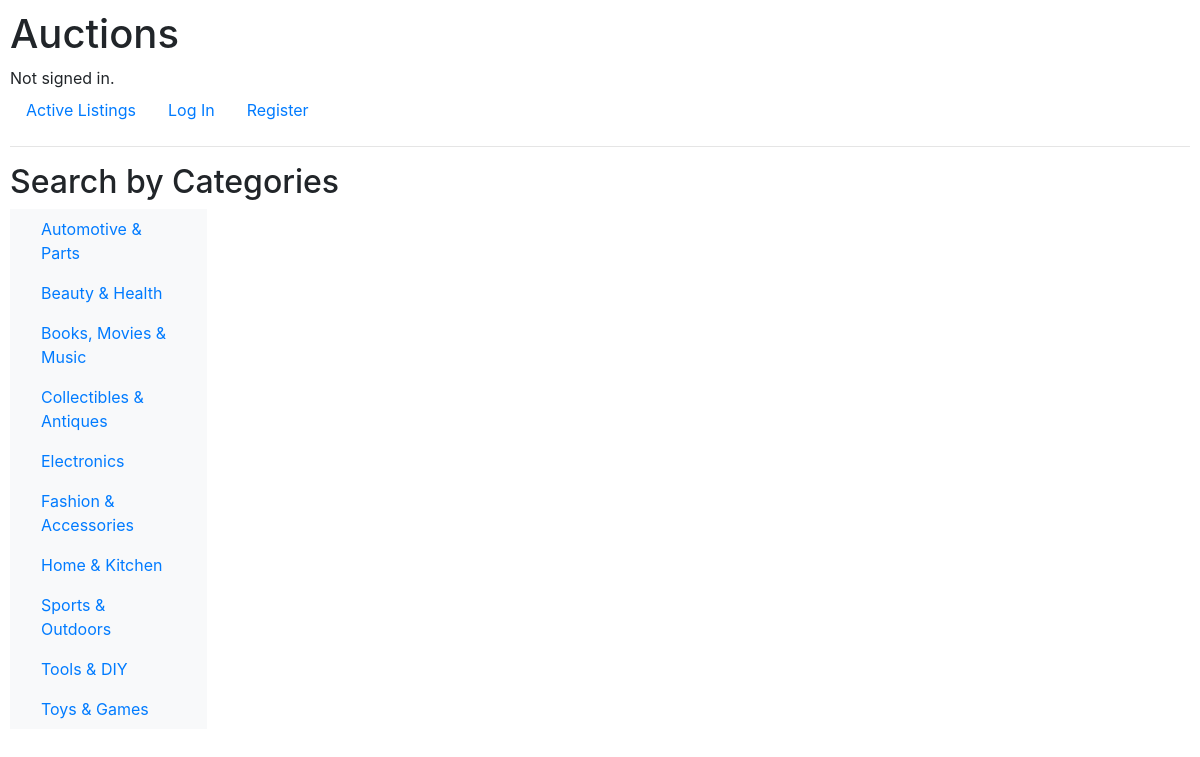
The page /categories on the database its author committed.
### auctions/models.py (models this page shows)
class AuctionCategories(models.Model):
    id = models.UUIDField(default=uuid.uuid4, primary_key=True, editable=False)
    category = models.CharField(max_length=100, unique=True)
    class Meta:
        ordering = ["category"]
    def __str__(self):
        return self.category

### auctions/views.py (the view)
# urls.py: path("categories", views.search_by_category, name="categories"),
def search_by_category(request):
    categories = AuctionCategories.objects.all()
    return render(request, "auctions/categories.html", {"categories": categories})

### auctions/templates/auctions/categories.html
{% extends 'auctions/index.html' %}
{% block body %}
  <h2>Search by Categories</h2>
  <div class="container-fluid">
    <div class="row">
      <nav id="sidebar" class="col-md-3 col-lg-2 d-md-block bg-light sidebar">
        <div class="position-sticky">
          <ul class="nav flex-column">
            {% for category in categories %}
            <li class="nav-item">
              <a class="nav-link active" aria-current="page" href="{% url 'filter_category' category %}">{{ category }}</a>
            </li>
            {% endfor %}
          </ul>
        </div>
      </nav>
    </div>
  </div>
{% endblock %}

### auctions/templates/auctions/index.html (shortened to what this page needs)
{% extends 'auctions/layout.html' %}
{% load l10n %}

### auctions/templates/auctions/layout.html (shortened to what this page needs)
{% load static %}
<!DOCTYPE html>
<html lang="en">
    <head>
        <link rel="stylesheet" href="https://stackpath.bootstrapcdn.com/bootstrap/4.4.1/css/bootstrap.min.css">
        <link href="{% static 'auctions/styles.css' %}" rel="stylesheet">
    </head>
    <body>
        <h1>Auctions</h1>
        <div>
            {% if user.is_authenticated %}
                Signed in as <strong>{{ user.username }}</strong>.
            {% else %}
                Not signed in.
            {% endif %}
        </div>
        <ul class="nav">
            <li class="nav-item">
                <a class="nav-link" href="{% url 'index' %}">Active Listings</a>
            </li>
            {% if user.is_authenticated %}
                <li class="nav-item">
                    <a class="nav-link" href="{% url 'categories' %}">Categories</a>
                </li>
                <li class="nav-item">
                    <a class="nav-link" href="{% url 'watchlist' %}">Watchlist</a>
                </li>
                <li class="nav-item">
                    <a class="nav-link" href="{% url 'add' %}">Create Listing</a>
                </li>
                <li class="nav-item">
                    <a class="nav-link" href="{% url 'logout' %}">Log Out</a>
                </li>
            {% else %}
                <li class="nav-item">
                    <a class="nav-link" href="{% url 'login' %}">Log In</a>
                </li>
                <li class="nav-item">
                    <a class="nav-link" href="{% url 'register' %}">Register</a>
                </li>
            {% endif %}
        </ul>
        <hr>
        {% block body %}
        {% endblock %}
    </body>
</html>

### auctions/static/auctions/styles.css (style rules this page uses)
body { padding: 10px; height: 100vh; }

### rows shown on the page
AuctionCategories: category "Automotive & Parts"
AuctionCategories: category "Beauty & Health"
AuctionCategories: category "Books, Movies & Music"
AuctionCategories: category "Collectibles & Antiques"
AuctionCategories: category "Electronics"
AuctionCategories: category "Fashion & Accessories"
AuctionCategories: category "Home & Kitchen"
AuctionCategories: category "Sports & Outdoors"
AuctionCategories: category "Tools & DIY"
AuctionCategories: category "Toys & Games"
